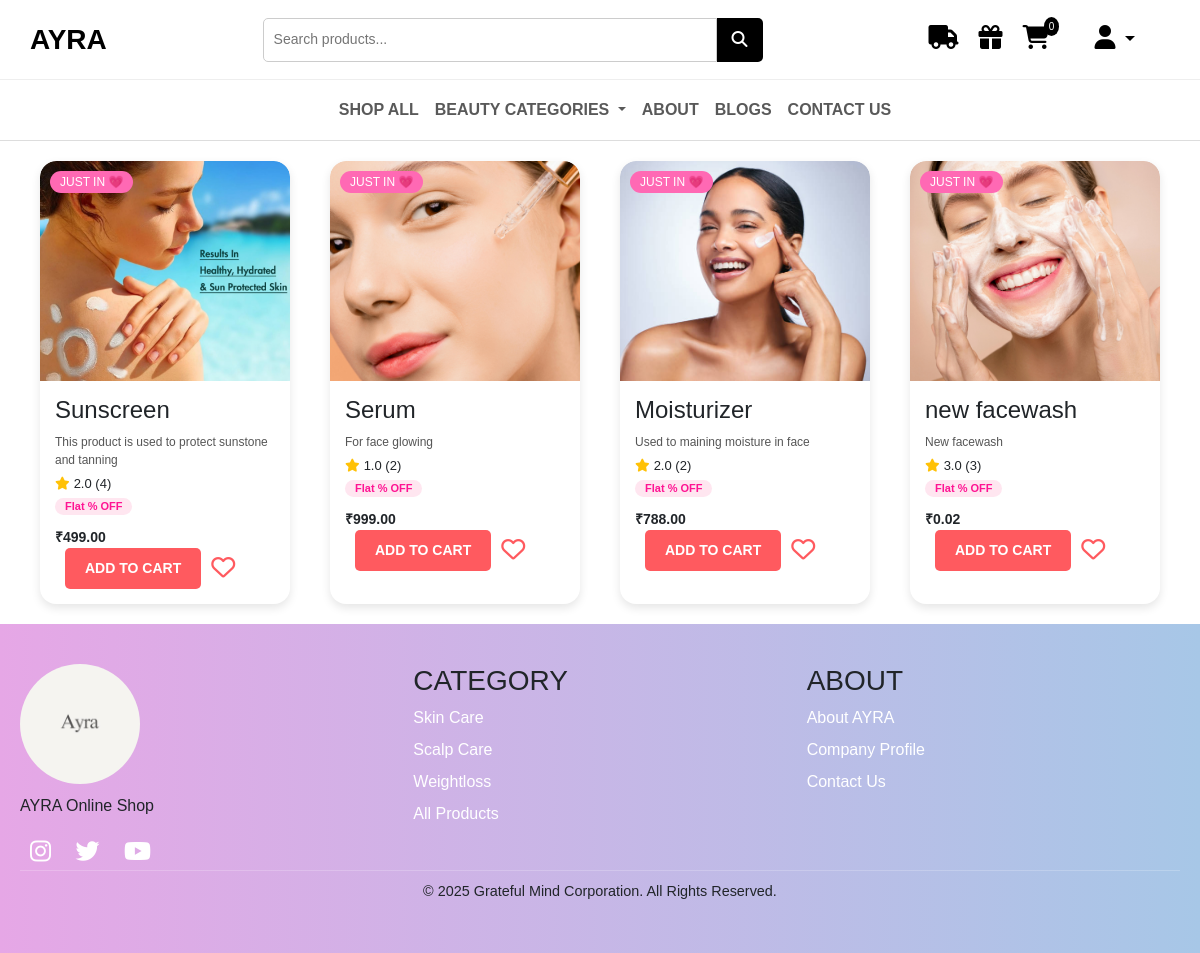
The app's page /shop/all/, older data.
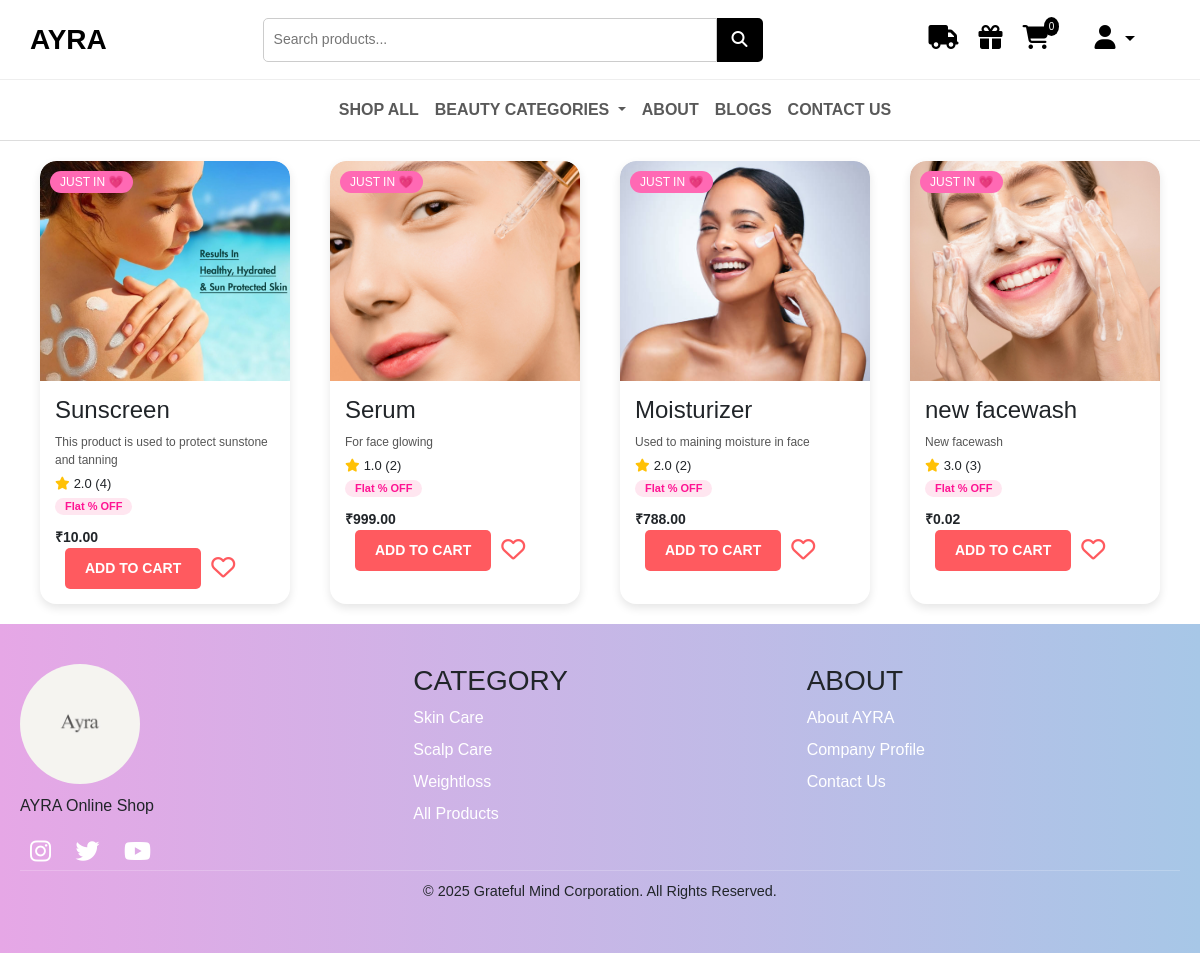
The same page, newer data.
### AYRA/models.py (models this page shows)
class Product(models.Model):
    name = models.CharField(max_length=255)
    image = models.ImageField(upload_to='products/')
    description = models.TextField()
    price = models.DecimalField(max_digits=8, decimal_places=2)
    rating = models.FloatField()
    reviews = models.PositiveIntegerField()
    is_bestseller = models.BooleanField(default=False)
    tag_line = models.CharField(max_length=255, blank=True, null=True)
    category = models.ForeignKey(Category, on_delete=models.CASCADE)
    def __str__(self):
        return self.name

### AYRA/views.py (the view)
# urls.py: path('shop/all/', views.all_products, name='all_products'),
def all_products(request):
    products = Product.objects.all()
    wishlist_product_ids = []
    if request.user.is_authenticated:
        wishlist_product_ids = Wishlist.objects.filter(user=request.user).values_list('product_id', flat=True)
    print("products",products)
    return render(request, 'all_products.html', {'products': products,'wishlist_product_ids': wishlist_product_ids,})

### AYRA/context_processors.py (called while the page is built)
def cart_count(request):
    if request.user.is_authenticated:
        count = Cart.objects.filter(user=request.user).count()
    else:
        count = 0
    return {'cart_count': count}

def categories_context(request):
    categories = Category.objects.all()
    print("Categories==>",categories)
    return {'nav_categories': categories}

### AYRA/models.py (called while the page is built)
    def __str__(self):
        return self.name

### templates/all_products.html (shortened to what this page needs)
{% extends 'base.html' %}
{% load static %}
{% block 'main' %}
<div class="carousel-container">
    <div class="carousel">
      {% if products %}
        {% for product in products %}
        <a href="{% url 'product_detail' product.id %}" style="text-decoration: none; color: inherit;">
        <div class="product-card">
            <div class="product-tag">JUST IN 💗</div>
            <div class="product-img">
                <img src="{{ product.image.url }}" alt="{{ product.name }}">
            </div>
            <div class="product-info">
                <h4>{{ product.name }}</h4>
                <p class="desc words">{{ product.description|truncatewords:15 }}</p>
                <div class="rating"><i class="fas fa-star"></i> {{ product.rating }} ({{ product.reviews }})</div>
                <span class="badge discount-badge">Flat {{ product.discount }}% OFF</span>
                <div class="price">₹{{ product.price }}</div>
                <div class="action-buttons">
                  <a href="{% url 'add_to_cart' product.id %}" style="text-decoration: none;">
                    <div class="add-to-cart">
                        ADD TO CART
                    </div>
                  </a>
                  <a class="wishlist-toggle" data-product-id="{{ product.id }}">
                    <div class="wishlist-icon">
                        {% if product.id in wishlist_product_ids %}
                            <i class="fas fa-heart filled-heart" style="color:red;"></i>
                        {% else %}
                            <i class="far fa-heart empty-heart"></i>
                        {% endif %}
                    </div>
                  </a>
                 </div>
            </div>
        </div>
        {% endfor %}
        {% else %}
        <p>You have no Products yet.</p>
      {% endif %}
    </div>
</div>
{% endblock %}

Row changes from the older to the newer data that the page shows:
changed Product "Sunscreen": price "499.00" → "10.00"
